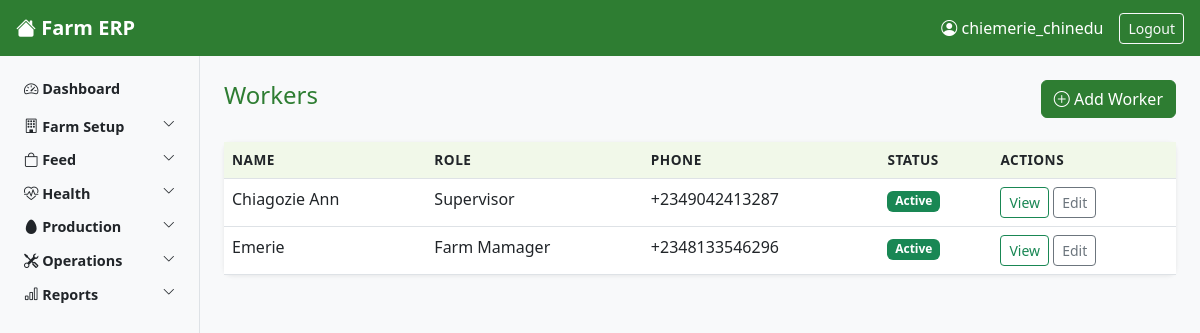
Before: /workers/ (signed in) with the older database file.
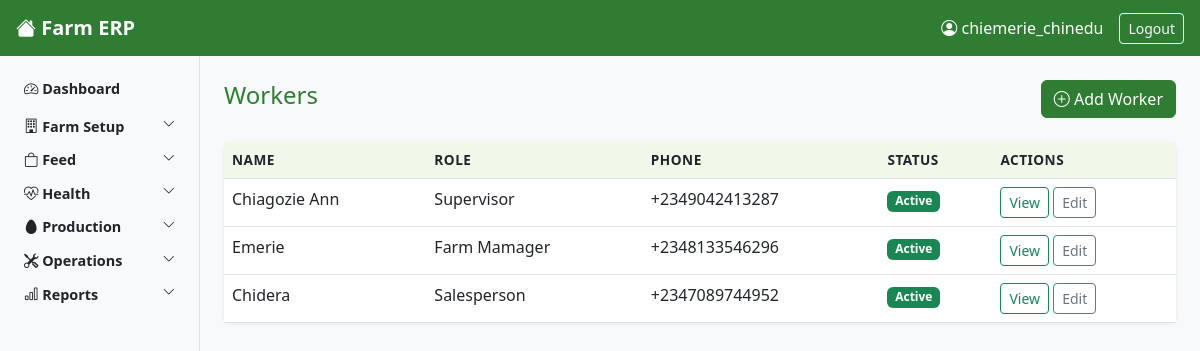
After: the same page with the newer database file.
### core/models.py (models this page shows, shortened)
class Worker(models.Model):
    ROLE_CHOICES = [
    ('pen_workers', 'Pen Worker'),
    ('supervisor', 'Supervisor'),
    ('store_keeper', 'Store Keeper'),
    ('manager', 'Farm Mamager'),
    ('general_manager', 'General Manager'),
    ('salesperson','Salesperson'),
    ('accountant', 'Accountant'),
    ('director', 'Director'),
    ]
    user = models.OneToOneField(
        User,
        on_delete=models.SET_NULL,
        null=True,
        blank=True,
        related_name='worker_profile'
    )
    full_name = models.CharField(max_length=100)
    role = models.CharField(max_length=50, choices = ROLE_CHOICES)
    phone = models.CharField()
    date_joined = models.DateField()
    is_active = models.BooleanField(default=True)

### core/views.py (the view)
# urls.py: path('workers/', views.WorkerListView.as_view(), name='worker-list'),
class WorkerListView(LoginRequiredMixin, ListView):
    model = Worker
    template_name = 'core/worker_list.html'
    context_object_name = 'workers'

### core/context_processors.py (called while the page is built, shortened)
def user_role_context(request):
    if request.user.is_authenticated:
        return get_user_context(request.user)

### core/permissions.py (called while the page is built)
def get_worker_role(user):
    try:
        return user.worker_profile.role
    except Exception:
        return None

def get_user_context(user):
    role = get_worker_role(user)
    return {
        'user_role': role,
        'is_pen_worker': role == 'pen_worker',
        'is_supervisor': role in ['supervisor', 'store_keeper'],
        'is_manager': role in ['manager', 'general_manager'],
        'is_director': role == 'director',
        'is_salesperson': role == 'salesperson',
        'is_accountant': role == 'accountant',
        'is_manager_or_above': role in ['manager', 'general_manager', 'director'],
        'is_supervisor_or_above': role in ['supervisor', 'store_keeper', 'manager',
                                            'general_manager', 'director'],
        'is_general_manager_or_above': role in ['general_manager', 'director'],
        'is_sales_or_above': role in ['salesperson', 'accountant',
                                       'general_manager', 'director'],
    }

### core/templates/core/worker_list.html (shortened to what this page needs)
{% extends 'core/base.html' %}
{% block content %}
<div class="d-flex justify-content-between align-items-center mb-4">
    <h4>Workers</h4>
    <a href="{% url 'worker-create' %}" class="btn btn-success">
        <i class="bi bi-plus-circle"></i> Add Worker
    </a>
</div>
<div class="card">
    <div class="card-body p-0">
        <div class="table-responsive">
        <table class="table table-hover mb-0">
            <thead>
                <tr>
                    <th>Name</th>
                    <th>Role</th>
                    <th>Phone</th>
                    <th>Status</th>
                    <th>Actions</th>
                </tr>
            </thead>
            <tbody>
                {% for worker in workers %}
                <tr>
                    <td>{{ worker.full_name }}</td>
                    <td>{{ worker.get_role_display }}</td>
                    <td>{{ worker.phone|default:"—" }}</td>
                    <td>
                        {% if worker.is_active %}
                            <span class="badge bg-success">Active</span>
                        {% else %}
                            <span class="badge bg-secondary">Inactive</span>
                        {% endif %}
                    </td>
                    <td>
                        <a href="{% url 'worker-detail' worker.pk %}" class="btn btn-sm btn-outline-success">View</a>
                        <a href="{% url 'worker-update' worker.pk %}" class="btn btn-sm btn-outline-secondary">Edit</a>
                    </td>
                </tr>
                {% empty %}
                <tr>
                    <td colspan="5" class="text-center text-muted py-4">No workers found.</td>
                </tr>
                {% endfor %}
            </tbody>
        </table>
        </div>
    </div>
</div>
{% endblock %}

Changed rows visible on the page:
added Worker: full_name "Chidera", role "Salesperson", phone "+2347089744952", is_active "Active"
